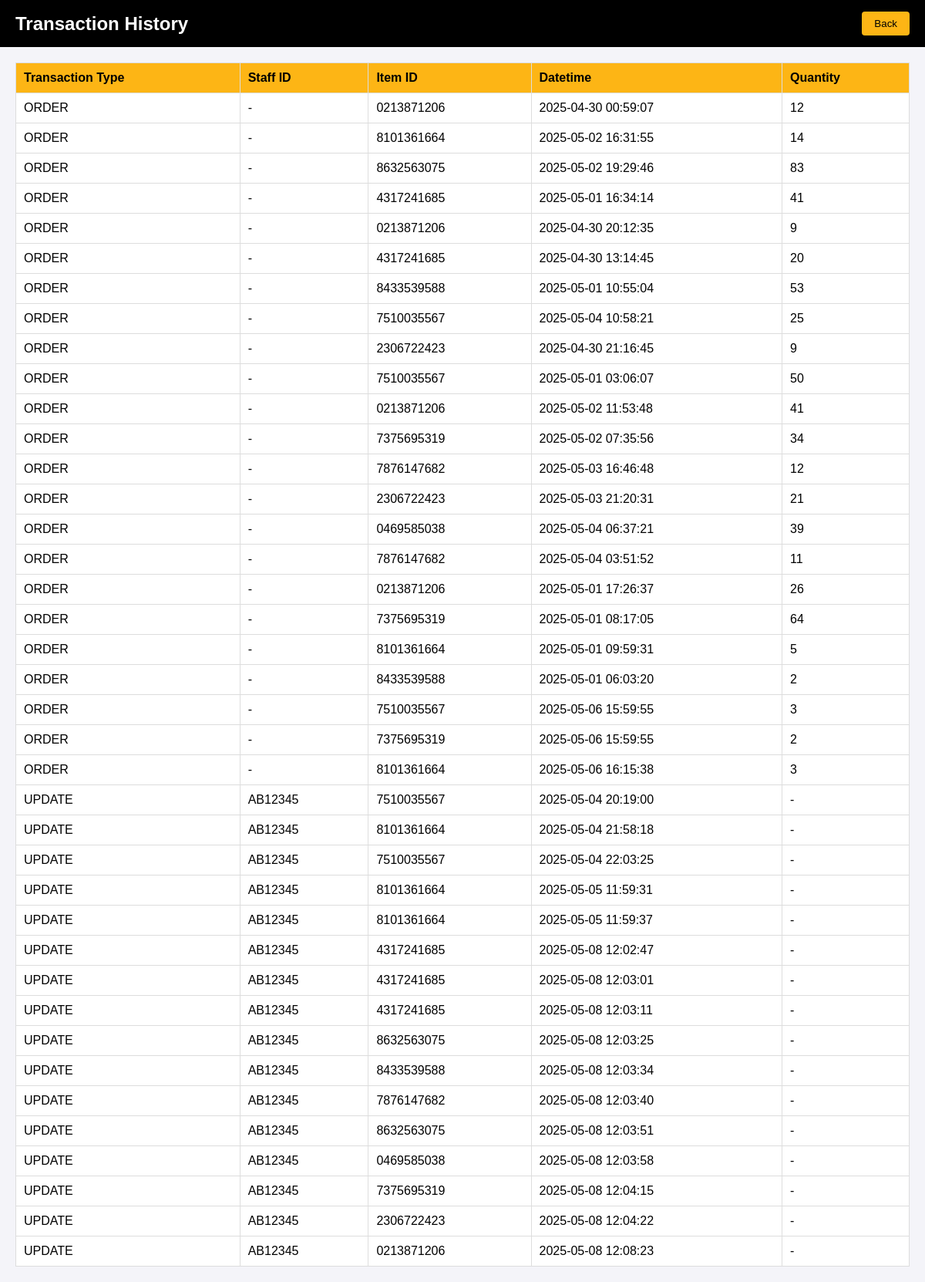
The app's page /history with its own data.
### tables this page shows
CREATE TABLE orders (
    item_id CHAR(10) NOT NULL,
    order_datetime DATETIME NOT NULL,
    order_quantity INT NOT NULL,
    PRIMARY KEY (item_id, order_datetime),
    FOREIGN KEY (item_id) REFERENCES item(item_id),
    CHECK (item_id REGEXP "^\d+$" AND order_quantity > 0)
);

CREATE TABLE updates(
	staff_id CHAR(7) NOT NULL,
    item_id CHAR(10) NOT NULL,
    update_datetime DATETIME NOT NULL,
    PRIMARY KEY (staff_id, item_id, update_datetime),
    FOREIGN KEY (staff_id) REFERENCES staff(staff_id),
    FOREIGN KEY (item_id) REFERENCES item(item_id),
    CHECK (staff_id REGEXP "^[A-Z]{2}\d{5}$" AND item_id REGEXP "^\d+$")
);

### app.py (the view)
@app.route('/history')
def show_transaction_history():
    transactions = showHistory()
    return render_template('history.html', transactions=transactions)

### templates/History.html (shortened to what this page needs)
<!DOCTYPE html>
<html lang="en">
<head>
</head>
<body>
  <div class="header">
    <span>Transaction History</span>
    <button onclick="window.location.href='/staff'">Back</button>
  </div>
  <div class="container">
    <table>
      <thead>
        <tr>
          <th>Transaction Type</th>
          <th>Staff ID</th>
          <th>Item ID</th>
          <th>Datetime</th>
          <th>Quantity</th>
        </tr>
      </thead>
      <tbody>
        {% for tx in transactions %}
        <tr>
          <td>{{ tx['Transaction Type'] }}</td>
          <td>{{ tx.get('Staff ID', '-') }}</td>
          <td>{{ tx['Item ID'] }}</td>
          <td>{{ tx['Datetime'] }}</td>
          <td>{{ tx.get('Quantity', '-') }}</td>
        </tr>
        {% endfor %}
      </tbody>
    </table>
  </div>
</body>
</html>

### templates/History.html (style rules this page uses)
body { font-family: Arial, sans-serif; margin: 0; padding: 0; background-color: #f4f4f9; }
.header { background-color: black; color: white; padding: 15px 20px; font-size: 24px; display: flex; justify-content: space-between; align-items: center; font-weight: bold; }
.header button { background-color: rgb(253, 181, 21); border: none; padding: 8px 16px; border-radius: 4px; cursor: pointer; color: black; }
.container { padding: 20px; }
table { width: 100%; border-collapse: collapse; background-color: white; }
th, td { padding: 10px; border: 1px solid #ddd; text-align: left; }
th { background-color: rgb(253, 181, 21); }

### records on screen
orders: tx "ORDER", get "-", item "0213871206", Datetime "2025-04-30 00:59:07", get "12"
orders: tx "ORDER", get "-", item "8101361664", Datetime "2025-05-02 16:31:55", get "14"
orders: tx "ORDER", get "-", item "8632563075", Datetime "2025-05-02 19:29:46", get "83"
orders: tx "ORDER", get "-", item "4317241685", Datetime "2025-05-01 16:34:14", get "41"
orders: tx "ORDER", get "-", item "0213871206", Datetime "2025-04-30 20:12:35", get "9"
orders: tx "ORDER", get "-", item "4317241685", Datetime "2025-04-30 13:14:45", get "20"
orders: tx "ORDER", get "-", item "8433539588", Datetime "2025-05-01 10:55:04", get "53"
orders: tx "ORDER", get "-", item "7510035567", Datetime "2025-05-04 10:58:21", get "25"
orders: tx "ORDER", get "-", item "2306722423", Datetime "2025-04-30 21:16:45", get "9"
orders: tx "ORDER", get "-", item "7510035567", Datetime "2025-05-01 03:06:07", get "50"
orders: tx "ORDER", get "-", item "0213871206", Datetime "2025-05-02 11:53:48", get "41"
orders: tx "ORDER", get "-", item "7375695319", Datetime "2025-05-02 07:35:56", get "34"
orders: tx "ORDER", get "-", item "7876147682", Datetime "2025-05-03 16:46:48", get "12"
orders: tx "ORDER", get "-", item "2306722423", Datetime "2025-05-03 21:20:31", get "21"
orders: tx "ORDER", get "-", item "0469585038", Datetime "2025-05-04 06:37:21", get "39"
orders: tx "ORDER", get "-", item "7876147682", Datetime "2025-05-04 03:51:52", get "11"
orders: tx "ORDER", get "-", item "0213871206", Datetime "2025-05-01 17:26:37", get "26"
orders: tx "ORDER", get "-", item "7375695319", Datetime "2025-05-01 08:17:05", get "64"
orders: tx "ORDER", get "-", item "8101361664", Datetime "2025-05-01 09:59:31", get "5"
orders: tx "ORDER", get "-", item "8433539588", Datetime "2025-05-01 06:03:20", get "2"
orders: tx "ORDER", get "-", item "7510035567", Datetime "2025-05-06 15:59:55", get "3"
orders: tx "ORDER", get "-", item "7375695319", Datetime "2025-05-06 15:59:55", get "2"
orders: tx "ORDER", get "-", item "8101361664", Datetime "2025-05-06 16:15:38", get "3"
updates: tx "UPDATE", get "AB12345", item "7510035567", Datetime "2025-05-04 20:19:00", get "-"
updates: tx "UPDATE", get "AB12345", item "8101361664", Datetime "2025-05-04 21:58:18", get "-"
updates: tx "UPDATE", get "AB12345", item "7510035567", Datetime "2025-05-04 22:03:25", get "-"
updates: tx "UPDATE", get "AB12345", item "8101361664", Datetime "2025-05-05 11:59:31", get "-"
updates: tx "UPDATE", get "AB12345", item "8101361664", Datetime "2025-05-05 11:59:37", get "-"
updates: tx "UPDATE", get "AB12345", item "4317241685", Datetime "2025-05-08 12:02:47", get "-"
updates: tx "UPDATE", get "AB12345", item "4317241685", Datetime "2025-05-08 12:03:01", get "-"
updates: tx "UPDATE", get "AB12345", item "4317241685", Datetime "2025-05-08 12:03:11", get "-"
updates: tx "UPDATE", get "AB12345", item "8632563075", Datetime "2025-05-08 12:03:25", get "-"
updates: tx "UPDATE", get "AB12345", item "8433539588", Datetime "2025-05-08 12:03:34", get "-"
updates: tx "UPDATE", get "AB12345", item "7876147682", Datetime "2025-05-08 12:03:40", get "-"
updates: tx "UPDATE", get "AB12345", item "8632563075", Datetime "2025-05-08 12:03:51", get "-"
updates: tx "UPDATE", get "AB12345", item "0469585038", Datetime "2025-05-08 12:03:58", get "-"
updates: tx "UPDATE", get "AB12345", item "7375695319", Datetime "2025-05-08 12:04:15", get "-"
updates: tx "UPDATE", get "AB12345", item "2306722423", Datetime "2025-05-08 12:04:22", get "-"
updates: tx "UPDATE", get "AB12345", item "0213871206", Datetime "2025-05-08 12:08:23", get "-"
